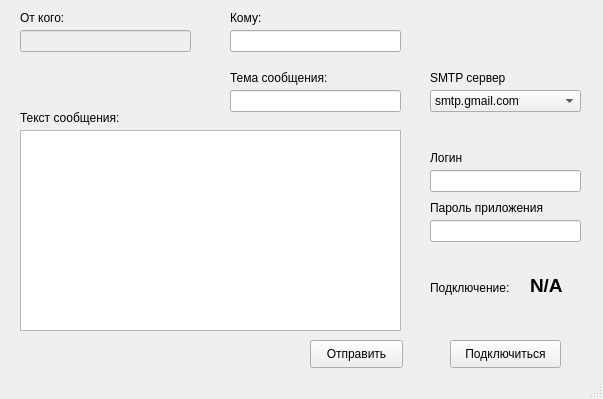
<?xml version="1.0" encoding="UTF-8"?>
<ui version="4.0">
 <class>MainWindow</class>
 <widget class="QMainWindow" name="MainWindow">
  <property name="geometry">
   <rect>
    <x>0</x>
    <y>0</y>
    <width>603</width>
    <height>399</height>
   </rect>
  </property>
  <property name="windowTitle">
   <string>SMTP email</string>
  </property>
  <widget class="QWidget" name="centralwidget">
   <widget class="QLineEdit" name="from_lineEdit">
    <property name="enabled">
     <bool>false</bool>
    </property>
    <property name="geometry">
     <rect>
      <x>20</x>
      <y>30</y>
      <width>171</width>
      <height>22</height>
     </rect>
    </property>
   </widget>
   <widget class="QLabel" name="from_label">
    <property name="geometry">
     <rect>
      <x>20</x>
      <y>10</y>
      <width>55</width>
      <height>16</height>
     </rect>
    </property>
    <property name="text">
     <string>От кого:</string>
    </property>
   </widget>
   <widget class="QLineEdit" name="to_lineEdit">
    <property name="geometry">
     <rect>
      <x>230</x>
      <y>30</y>
      <width>171</width>
      <height>22</height>
     </rect>
    </property>
   </widget>
   <widget class="QLabel" name="to_label">
    <property name="geometry">
     <rect>
      <x>230</x>
      <y>10</y>
      <width>55</width>
      <height>16</height>
     </rect>
    </property>
    <property name="text">
     <string>Кому:</string>
    </property>
   </widget>
   <widget class="QTextEdit" name="textEdit">
    <property name="geometry">
     <rect>
      <x>20</x>
      <y>130</y>
      <width>381</width>
      <height>201</height>
     </rect>
    </property>
   </widget>
   <widget class="QLabel" name="textLabel">
    <property name="geometry">
     <rect>
      <x>20</x>
      <y>110</y>
      <width>121</width>
      <height>16</height>
     </rect>
    </property>
    <property name="text">
     <string>Текст сообщения:</string>
    </property>
   </widget>
   <widget class="QPushButton" name="sendButton">
    <property name="geometry">
     <rect>
      <x>310</x>
      <y>340</y>
      <width>93</width>
      <height>28</height>
     </rect>
    </property>
    <property name="text">
     <string>Отправить</string>
    </property>
   </widget>
   <widget class="QLabel" name="label">
    <property name="geometry">
     <rect>
      <x>430</x>
      <y>70</y>
      <width>81</width>
      <height>16</height>
     </rect>
    </property>
    <property name="text">
     <string>SMTP сервер</string>
    </property>
   </widget>
   <widget class="QLineEdit" name="login_lineEdit">
    <property name="geometry">
     <rect>
      <x>430</x>
      <y>170</y>
      <width>151</width>
      <height>22</height>
     </rect>
    </property>
   </widget>
   <widget class="QLabel" name="label_2">
    <property name="geometry">
     <rect>
      <x>430</x>
      <y>150</y>
      <width>55</width>
      <height>16</height>
     </rect>
    </property>
    <property name="text">
     <string>Логин</string>
    </property>
   </widget>
   <widget class="QLabel" name="label_3">
    <property name="geometry">
     <rect>
      <x>430</x>
      <y>200</y>
      <width>131</width>
      <height>16</height>
     </rect>
    </property>
    <property name="text">
     <string>Пароль приложения</string>
    </property>
   </widget>
   <widget class="QLineEdit" name="passwd_lineEdit">
    <property name="geometry">
     <rect>
      <x>430</x>
      <y>220</y>
      <width>151</width>
      <height>22</height>
     </rect>
    </property>
    <property name="focusPolicy">
     <enum>Qt::StrongFocus</enum>
    </property>
    <property name="inputMethodHints">
     <set>Qt::ImhNone</set>
    </property>
    <property name="inputMask">
     <string/>
    </property>
    <property name="clearButtonEnabled">
     <bool>false</bool>
    </property>
   </widget>
   <widget class="QPushButton" name="connectButton">
    <property name="geometry">
     <rect>
      <x>450</x>
      <y>340</y>
      <width>111</width>
      <height>28</height>
     </rect>
    </property>
    <property name="text">
     <string>Подключиться</string>
    </property>
   </widget>
   <widget class="QLabel" name="statusLabel">
    <property name="geometry">
     <rect>
      <x>530</x>
      <y>260</y>
      <width>51</width>
      <height>51</height>
     </rect>
    </property>
    <property name="font">
     <font>
      <pointsize>14</pointsize>
      <weight>75</weight>
      <bold>true</bold>
     </font>
    </property>
    <property name="styleSheet">
     <string notr="true"/>
    </property>
    <property name="text">
     <string>N/A</string>
    </property>
   </widget>
   <widget class="QComboBox" name="smtp_combo">
    <property name="geometry">
     <rect>
      <x>430</x>
      <y>90</y>
      <width>151</width>
      <height>22</height>
     </rect>
    </property>
    <item>
     <property name="text">
      <string>smtp.gmail.com</string>
     </property>
    </item>
    <item>
     <property name="text">
      <string>smtp.yandex.ru</string>
     </property>
    </item>
   </widget>
   <widget class="QLineEdit" name="subject_lineEdit">
    <property name="geometry">
     <rect>
      <x>230</x>
      <y>90</y>
      <width>171</width>
      <height>22</height>
     </rect>
    </property>
   </widget>
   <widget class="QLabel" name="label_4">
    <property name="geometry">
     <rect>
      <x>230</x>
      <y>70</y>
      <width>111</width>
      <height>16</height>
     </rect>
    </property>
    <property name="text">
     <string>Тема сообщения:</string>
    </property>
   </widget>
   <widget class="QLabel" name="label_5">
    <property name="geometry">
     <rect>
      <x>430</x>
      <y>280</y>
      <width>101</width>
      <height>16</height>
     </rect>
    </property>
    <property name="text">
     <string>Подключение:</string>
    </property>
   </widget>
  </widget>
  <widget class="QMenuBar" name="menubar">
   <property name="geometry">
    <rect>
     <x>0</x>
     <y>0</y>
     <width>603</width>
     <height>26</height>
    </rect>
   </property>
  </widget>
  <widget class="QStatusBar" name="statusbar"/>
 </widget>
 <resources/>
 <connections/>
</ui>
